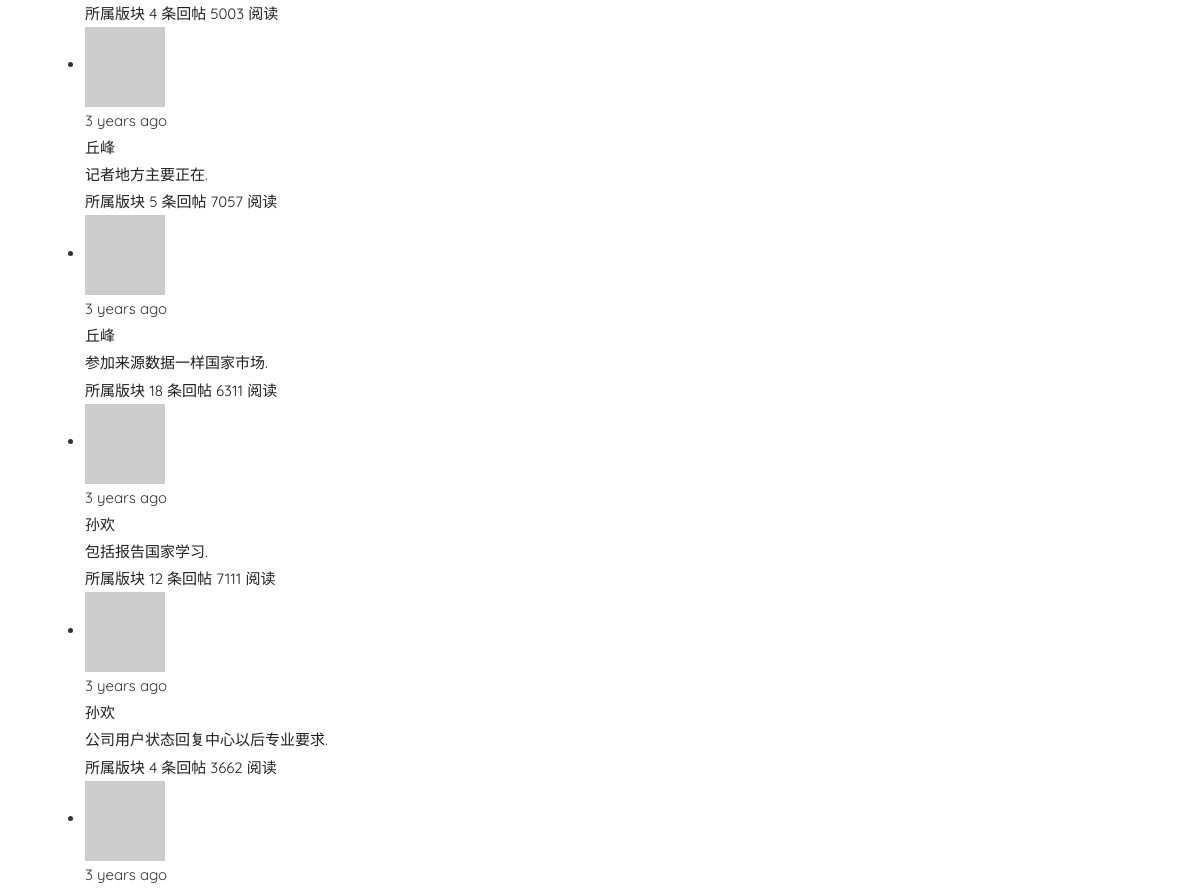
The page /board/日期 (middle part) on the database as committed earlier.
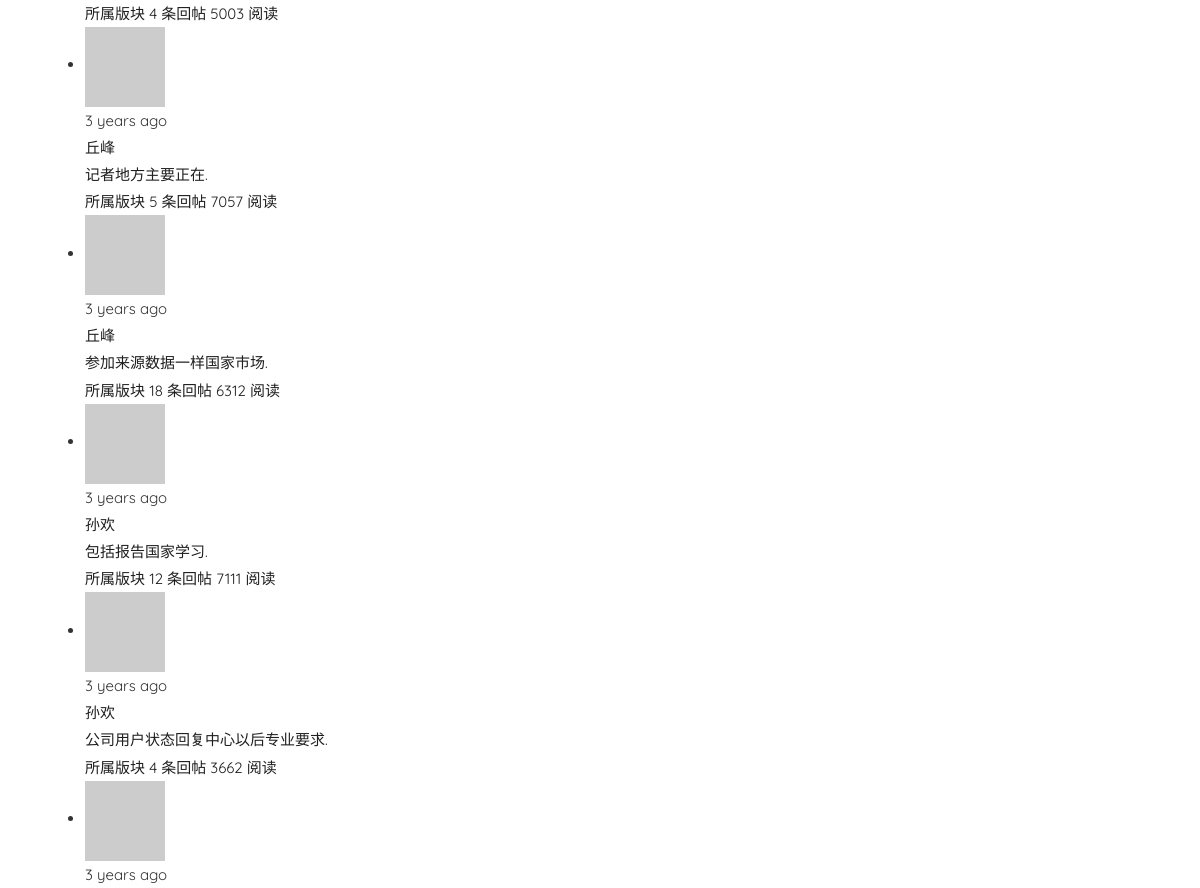
The same page on the database as committed later.
### app/models.py (models this page shows, shortened)
class Post(db.Model):
    __tablename__ = 'posts'
    id = db.Column(db.Integer, primary_key=True)
    author_id = db.Column(db.Integer, db.ForeignKey('users.id'))
    board_id = db.Column(db.Integer, db.ForeignKey('boards.id'))
    timestamp = db.Column(db.DateTime, index=True, default=datetime.datetime.utcnow)
    title = db.Column(db.String(64))
    comments = db.relationship('Comment', backref='post', lazy='dynamic')
    comment_count = db.Column(db.Integer, index=True, default=0)
    view_count = db.Column(db.Integer, default=0)
    disabled = db.Column(db.Boolean, default=False)
    recent_time = db.Column(db.DateTime)    # 最后回复的时间
    duration = db.Column(db.Integer, index=True)  # 帖子持续时间：最后回复时间-发帖时间

class User(UserMixin, db.Model):
    __tablename__ = 'users'
    id = db.Column(db.Integer, primary_key=True)
    email = db.Column(db.String(64), unique=True, index=True)
    username = db.Column(db.String(64), unique=True, index=True)
    nickname = db.Column(db.String(64))
    about_me = db.Column(db.Text())
    location = db.Column(db.String(64))
    is_male = db.Column(db.Boolean)
    birthday = db.Column(db.Date(), default=datetime.date(2000, 10, 10))
    member_since = db.Column(db.DateTime(), default=datetime.datetime.utcnow)
    last_seen = db.Column(db.DateTime(), default=datetime.datetime.utcnow)
    avatar_hash = db.Column(db.String(32))
    password_hash = db.Column(db.String(128))
    confirmed = db.Column(db.Boolean, default=False)
    role_id = db.Column(db.Integer, db.ForeignKey('roles.id'))
    disabled = db.Column(db.Boolean, default=False) # 删除用户
    board = None    # 辅助变量：在计算用户在某版块下的回复量前，初始化该变量
    posts = db.relationship('Post', backref='author', lazy='dynamic')
    comments = db.relationship('Comment', backref='author', lazy='dynamic')
    moderated_boards = db.relationship('Board',
                             secondary = moderators,
                             backref=db.backref('moderators', lazy='dynamic'),
                             lazy='dynamic')
    liked_comments = db.relationship('Comment',
                                      secondary = comments_likes,
                                      backref=db.backref('likers', lazy='dynamic'),
                                      lazy='dynamic')
    collected_boards = db.relationship('Board',
                                     secondary = boards_collections,
                                     backref = db.backref('collectors', lazy='dynamic'),
                                     lazy='dynamic')
    collected_posts = db.relationship('Post',
                                      secondary = posts_collections,
                                      backref = db.backref('collectors', lazy='dynamic'),
                                      lazy='dynamic',
                                      )
    followed = db.relationship('Follow',
                               foreign_keys=[Follow.follower_id],
                               backref=db.backref('follower', lazy='joined'),
                               lazy='dynamic',
                               cascade='all, delete-orphan')
    followers = db.relationship('Follow',
                                foreign_keys=[Follow.followed_id],
                                backref=db.backref('followed', lazy='joined'),
                                lazy='dynamic',
                                cascade='all, delete-orphan')
    @property
    def password(self):
        raise AttributeError('password is not a readable attribute')
    def gravatar(self, size=100, default='identicon', rating='g'):
        url = 'https://secure.gravatar.com/avatar'
        hash = self.avatar_hash or self.gravatar_hash()
        return '{url}/{hash}?s={size}&d={default}&r={rating}'.format(
            url=url, hash=hash, size=size, default=default, rating=rating
        )

### app/main/views.py (the view, shortened to what this page needs)
@main.route('/board/<boardname>', methods=['GET', 'POST'])
def board(boardname):
    form=PostForm()
    board = Board.query.filter_by(name=boardname).first_or_404()
    print('board')
    if current_user.can(Permission.WRITE) and form.validate_on_submit():
        post = Post.new_post(form.title.data, form.body.data, current_user._get_current_object(), board)
        return redirect(url_for('.post', id=post.id))
    board_show_all=bool(request.cookies.get('board_show_all', ''))
    board_popular=bool(request.cookies.get('board_popular', ''))
    board_click_above_avg=bool(request.cookies.get('board_click_above_avg', ''))
    board_comment_above_avg=bool(request.cookies.get('board_comment_above_avg', ''))
    board_user_comment=bool(request.cookies.get('board_user_comment', ''))
    board_user_post=bool(request.cookies.get('board_user_post', ''))
    page = request.args.get('page', 1, type=int)
    pagination = None
    avg = None
    most_popular_post=None
    if board_popular:
        query = board.posts
        most_popular_post = query.order_by(Post.duration.desc()).limit(1).first()
        comments = Comment.query.join(Post, Comment.post_id == Post.id).filter(Post.id == most_popular_post.id).subquery().c
        tmp = db.session.query(User, comments.author_id).filter(User.id==comments.author_id)
        pagination = tmp.paginate(
            page, per_page=current_app.config['BBS_USERS_PER_PAGE'],
            error_out=False
        )
        users = pagination.items
    else:
        board_show_all = True
        pagination = board.posts.order_by(Post.timestamp.desc()).paginate(
            page, per_page=current_app.config['BBS_POSTS_PER_PAGE'],
            error_out=False
        )
    posts = pagination.items
    users = pagination.items
    print(len(posts), len(users))
    print(board_show_all, board_popular, board_click_above_avg, board_comment_above_avg,
          board_user_comment)
    return render_template('board.html', form=form, board=board, posts=posts, users=users, pagination=pagination,
                           board_show_all = board_show_all, board_popular=board_popular,
                           board_click_above_avg=board_click_above_avg, board_comment_above_avg=board_comment_above_avg,
                           board_user_comment=board_user_comment,board_user_post=board_user_post, avg_comment = avg, post=most_popular_post)

### app/auth/views.py (called while the page is built)
@auth.before_app_request
def before_request():
    if current_user.is_authenticated:
        current_user.ping()
        if not current_user.confirmed \
                and request.endpoint\
                and request.endpoint[:5] != 'auth.'\
                and request.endpoint != 'static':
            return redirect(url_for('auth.unconfirmed'))

### app/main/__init__.py (called while the page is built)
@main.app_context_processor
def inject_permission():
    return dict(Permission=Permission)

### app/models.py (called while the page is built)
    def can(self, permissions):
        return False

    def is_administrator(self):
        return False

    def is_moderate(self, board):
        return False

    def is_collect_board(self, board):
        return False

    def gravatar(self, size=100, default='identicon', rating='g'):
        url = 'https://secure.gravatar.com/avatar'
        return '{url}/{hash}?s={size}&d={default}&r={rating}'.format(
            url=url, hash=self.avatar_hash, size=size, default=default, rating=rating
        )

### app/templates/board.html (shortened to what this page needs)
{% extends "base.html" %}
{% import "_macros.html" as macros %}
{% from 'bootstrap/form.html' import render_form %}
 {% block page_content %}
<div class="post-tabs">
    {% if board_show_all or board_click_above_avg %}
        {% include '_posts.html' %}
    {% elif board_popular %}
        {% include '_most_popular.html' %}
    {% elif board_comment_above_avg or board_user_comment or board_user_post %}
        {% include '_board_users.html' %}
    {% endif %}
</div>
{% endblock %}

### app/templates/_posts.html (shortened to what this page needs)
<ul class="posts">
    {% for post in posts %}
    <li class="post">
        <div class="post-thumbnail">
            <a href="{{ url_for('.user', username=post.author.username) }}">
                <img class="img-rounded profile-thumbnail" src="{{ post.author.gravatar(size=40) }}">
            </a>
        </div>
        <div class="post-content">
            <div class="post-date">{{ moment(post.timestamp).fromNow() }}</div>
            <div class="post-author">
                <a href="{{ url_for('.user', username=post.author.username) }}">{{ post.author.username }}</a>
            </div>
            {% if post.disabled  %}
                {% if current_user.is_administrator() or current_user.is_moderate(post.board) %}
                    <div class="post-body">
                        <p><i>该帖子已被删除</i></p>
                        <a href="{{ url_for('.post', id=post.id) }}" class="post-body">{{ post.title }}</a>
                    </div>
                    <div class="post-footer">
                        <a href="{{ url_for('.edit', id=post.id) }}">
                            <span class="label label-default">编辑 [Admin]</span>
                        </a>
                        <a href="{{ url_for('.recover_post', id=post.id) }}">
                            <span class="label label-success">恢复 [Admin]</span>
                        </a>
                        <a href="{{ url_for('.board', boardname=post.board.name) }}">
                            <span class="label label-info" >所属版块</span>
                        </a>
                        <a href="{{ url_for('.post', id=post.id) }}#comments">
                            <span class="label label-primary">{{ post.comment_count }} 条回帖</span>
                        </a>
                        <a href="{{ url_for('.post', id=post.id) }}#comments">
                            <span class="label label-primary">{{ post.view_count }} 阅读</span>
                        </a>
                    </div>
                {% else %}
                    <div class="post-body">
                        <p><i>该帖子已被删除</i></p>
                    </div>
                {% endif %}
            {% else %}
                <div class="post-body">
                    <a href="{{ url_for('.post', id=post.id) }}" class="post-body">{{ post.title }}</a>
                </div>
                <div class="post-footer">
                    <a href="{{ url_for('.board', boardname=post.board.name) }}">
                        <span class="label label-info" >所属版块</span>
                    </a>
                    <a href="{{ url_for('.post', id=post.id) }}#comments">
                        <span class="label label-primary">{{ post.comment_count }} 条回帖</span>
                    </a>
                    <a href="{{ url_for('.post', id=post.id) }}#comments">
                            <span class="label label-primary">{{ post.view_count }} 阅读</span>
                    </a>
                </div>
            {% endif %}
        </div>
    </li>
    {% endfor %}
</ul>

Rows that differ between the two databases and show on the page:
changed Post "参加来源数据一样国家市场.": view_count "6311" → "6312"
